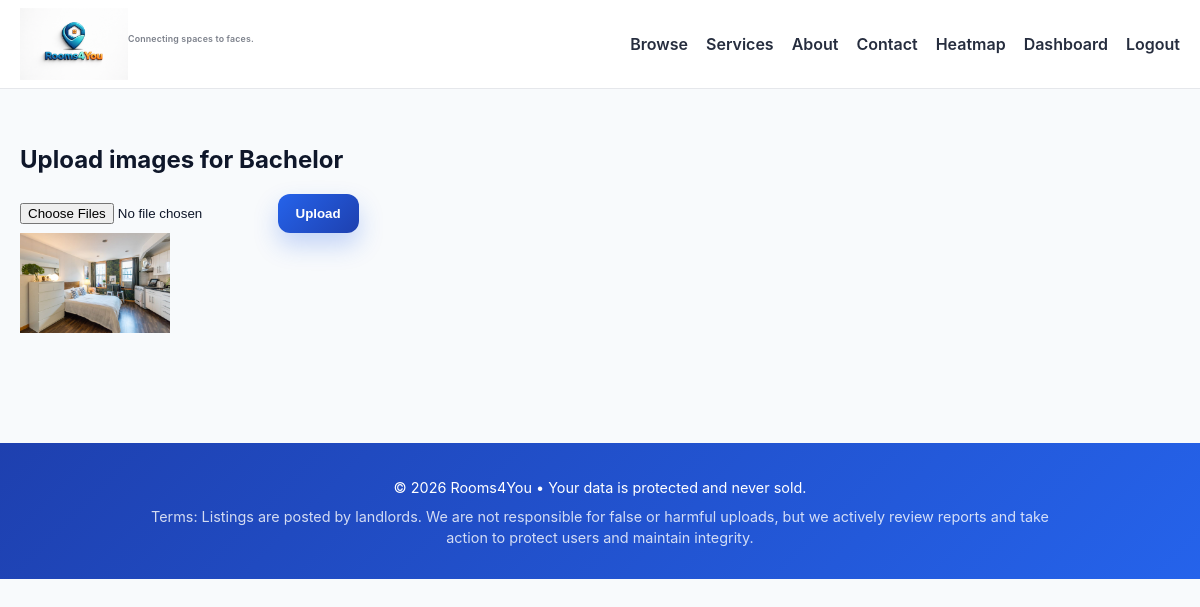
Page /rooms/2/upload-images/ (signed in) on the earlier database version.
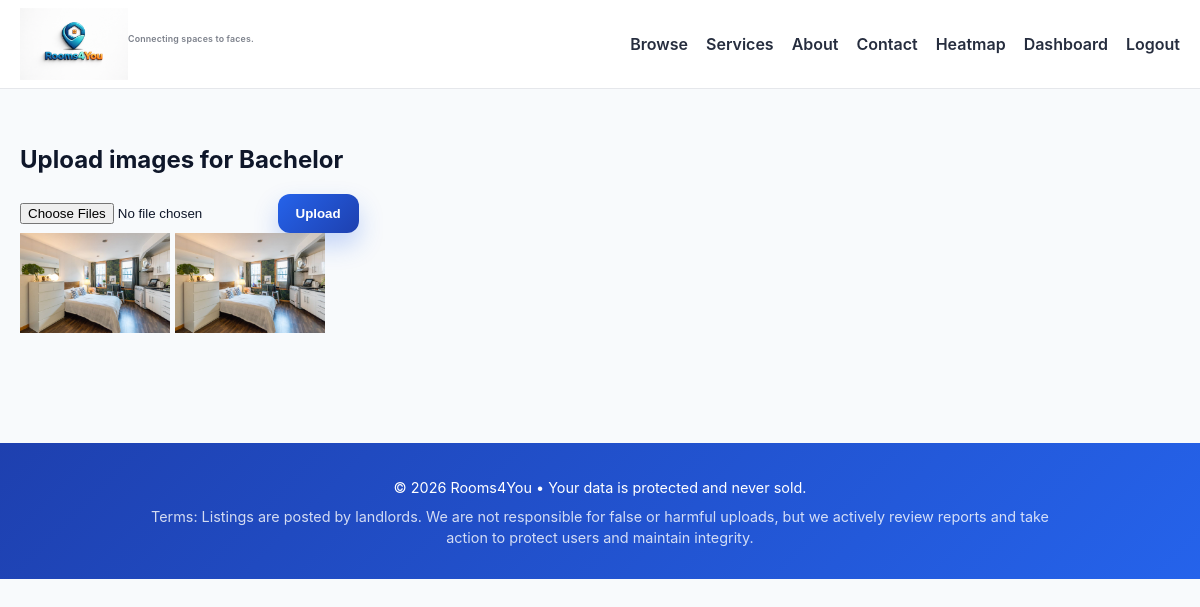
Same page on the later database version.
### listings/models.py (models this page shows, shortened)
class RoomImage(models.Model):
    room = models.ForeignKey(Room, related_name="images", on_delete=models.CASCADE)
    image = models.ImageField(upload_to="rooms/")

### listings/views.py (the view)
@login_required
def upload_room_images(request, room_id):
    room = get_object_or_404(Room, id=room_id, owner=request.user)
    if request.method == "POST":
        for img in request.FILES.getlist("images")[:10]:
            RoomImage.objects.create(room=room, image=img)
        return redirect("edit_room_images", pk=room.id)
    return render(request, "listings/upload_images.html", {"room": room})

### listings/templates/listings/upload_images.html (shortened to what this page needs)
{% extends "listings/base.html" %} {% block content %}
<h2>Upload images for {{ room.title }}</h2>
<form method="post" enctype="multipart/form-data">
  <input type="file" name="images" multiple accept="image/*" />
  <button type="submit" class="btn-primary">Upload</button>
</form>
<div class="image-preview">
  {% for img in room.images.all %}
  <img src="{{ img.image.url }}" height="100" />
  {% empty %}
  <p>No images uploaded yet.</p>
  {% endfor %}
</div>
{% endblock %}

Differences in the rows shown:
added RoomImage: image (picture)
